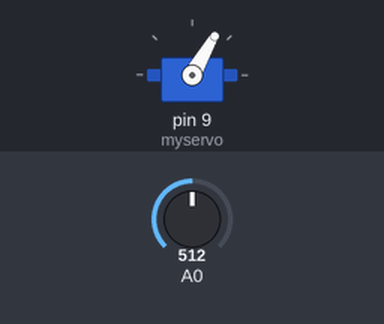
Recording of a sketch running on a simulated Arduino Uno, built with avr-gcc and run on an emulated ATmega328P. Parts: servo. The inputs (shaded band) are chosen by the test bench; at power-on: A0 = 512.

Above: at 1.2 s.
1.3 s: A0 set to 716
At 2.5 s:
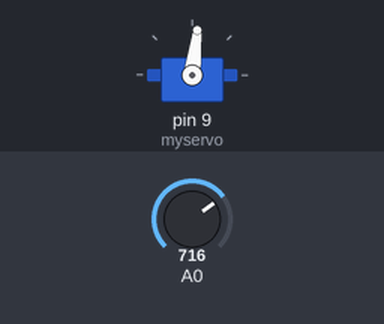
2.8 s: A0 set to 900
At 3.5 s:
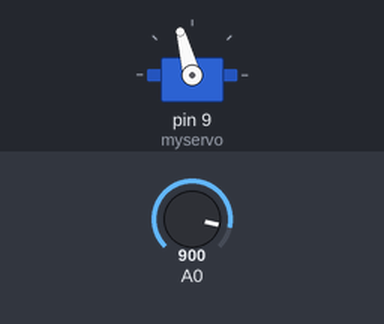
4.3 s: A0 set to 1023
At 4.9 s:
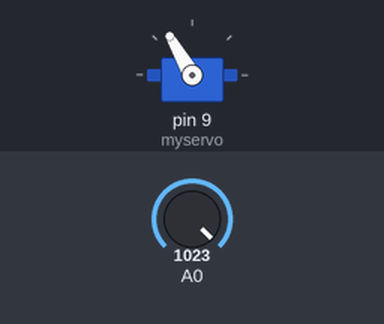
5.8 s: A0 set to 511
At 7.0 s:
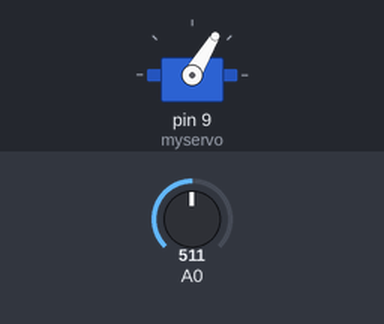
7.3 s: A0 set to 306
At 8.4 s:
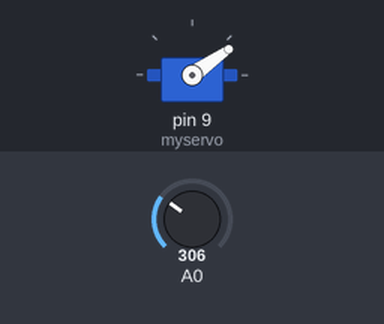
Timing chart, 0 to 9.8 s (numbered marks = the images above; inputs shaded):
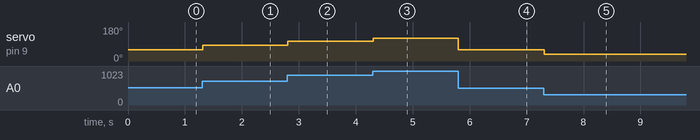

The sketch:

sketch_jul10b.ino
```cpp
// 서브 모터 , 가변 저항
#include <Servo.h>
Servo myservo;

void setup() {
  myservo.attach(9);
}

void loop() {
  /*
  for(int i = 0 ; i < 120; i++ ) {
    myservo.write(i);
    delay(15);
  }
  myservo.write(0);
  delay(1000);*/


  // 가변 저항 사용
  int rad = map(analogRead(A0), 0, 1023, 0, 120);
  myservo.write(rad);
  delay(15);
}
```

Measured:
- after the input at 1.3 s, servo on pin 9 (myservo): 60° → 83° at once
- after the input at 2.8 s, servo on pin 9 (myservo): 83° → 105° at once
- after the input at 4.3 s, servo on pin 9 (myservo): 105° → 120° at once
- after the input at 5.8 s, servo on pin 9 (myservo): 120° → 59° at once
- after the input at 7.3 s, servo on pin 9 (myservo): 59° → 35° at once
